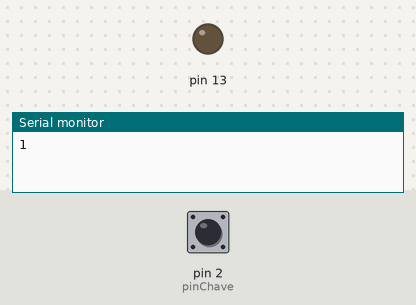
A sketch run on a simulated Arduino Uno, built with avr-gcc and run on an emulated ATmega328P. Shown: output pins drawn as LEDs (lit = HIGH), the last lines printed to the serial monitor. The test bench sets the inputs (shaded band); at power-on: pin 2 (pinChave) HIGH. Sleep ends after the set time or at an interrupt.

Above: at 1.2 s.
1.3 s: pin 2 (pinChave) pulled LOW for 0.15 s
At 2.1 s:
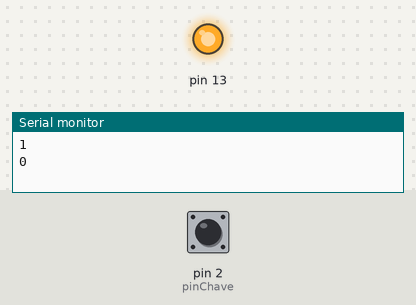
4.4 s: pin 2 (pinChave) pulled LOW for 1 s
At 7.6 s:
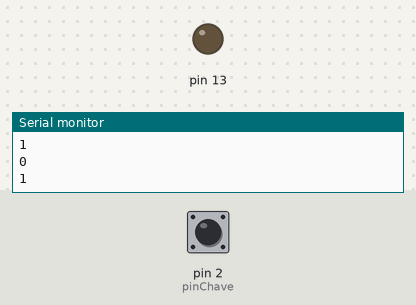
7.9 s: pin 2 (pinChave) pulled LOW for 3.2 s
At 8.7 s:
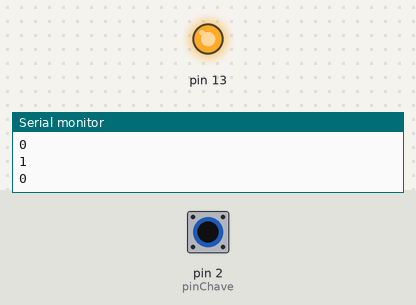
Timing chart, 0 to 13.6 s (numbered marks = the images above; inputs shaded):
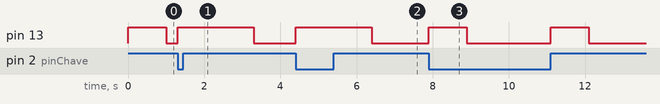

Measured:
- after the input at 1.3 s, pin 13: LOW → HIGH at once, → LOW 2.0 s later
- after the input at 4.4 s, pin 13: LOW → HIGH at once, → LOW 2.0 s later
- after the input at 7.9 s, pin 13: alternates HIGH for 1.0 s and LOW for 2.2 s, 4 changes in all, then stays LOW, starting at once

The sketch:

Chave_de_fim_de_curso_sleep.ino
```cpp
#include <avr/sleep.h>

#define pinChave 2 //PINO DIGITAL UTILIZADO PELA CHAVE FIM DE CURSO
// com ele acionado, digital read é low

void setup() {
  Serial.begin(9600);
  pinMode(13, OUTPUT);
  pinMode(pinChave, INPUT_PULLUP); //DEFINE O PINO COMO ENTRADA / "_PULLUP" É PARA ATIVAR O RESISTOR INTERNO
    //DO ARDUINO PARA GARANTIR QUE NÃO EXISTA FLUTUAÇÃO ENTRE 0 (LOW) E 1 (HIGH)
  attachInterrupt(digitalPinToInterrupt(pinChave), chave, CHANGE); //Interrupção
}

void loop(){
  int janela = digitalRead(pinChave); //Lê o valor e salva em uma variável
  Serial.println(janela); //printa esse valor
  digitalWrite(13, HIGH); //liga o LED
  delay(1000);
  sleep(); //Entra na função sleep
}

void chave() {
  sleep_disable(); //Desativa o sleep
  detachInterrupt(0); //Desativa o pino de interrupção
}

void sleep(){
  set_sleep_mode(SLEEP_MODE_PWR_DOWN); //Ativa o modo sleep
  sleep_enable();
  digitalWrite(13, LOW); //Desliga o LED
  attachInterrupt(digitalPinToInterrupt(pinChave), chave, CHANGE); //Interrupção
  sleep_cpu();
}
```
